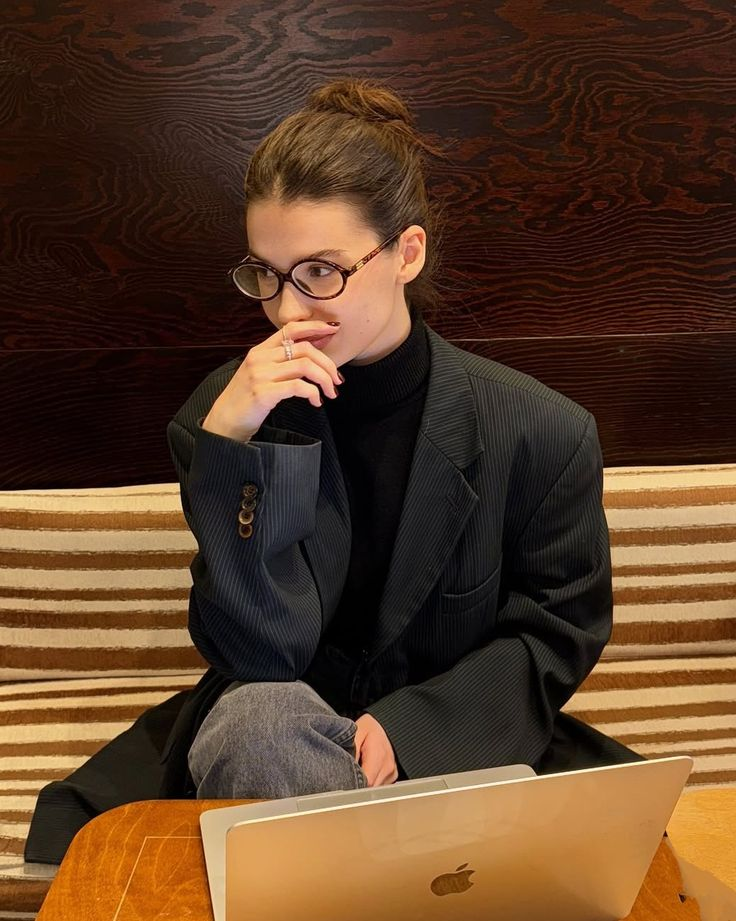
%> input picture wavelettransform/image_1.jpg, 736 x 921 px
$ octave wavelettransform.m   (GNU Octave 9; MATLAB toolbox functions it lacks are replaced by stand-ins)
%> lines starting %> are read from the running program, lines starting %| are printed output that depends on the picture
%created by - Akshay
% BTID- BT23ECE050

clc;
clear all;
close all;

% Read input image
Im = imread('image_1.jpg');
%> Im is the input picture: size 921x736x3 uint8; mean R, G, B 89.3, 60.7, 38.7

% Display initial image (as it is)
figure;
imshow(Im);
title('Initial Image');

% Convert to grayscale if needed
if size(Im,3) == 3
    Ig = rgb2gray(Im);
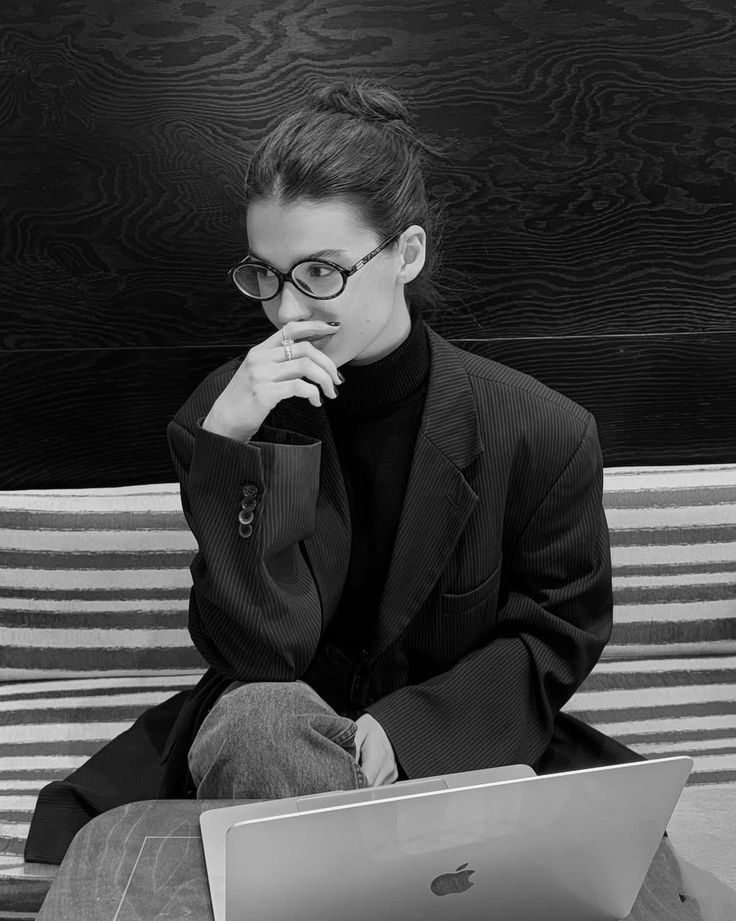
%> Ig: size 921x736 uint8; min 0, max 251, mean 66.7
else
    Ig = Im;
end

% Display grayscale image
figure;
imshow(Ig);
title('Grayscale Image');

% 2-D Discrete Wavelet Transform on grayscale image
[LL, LH, HL, HH] = dwt2(Ig,'haar');
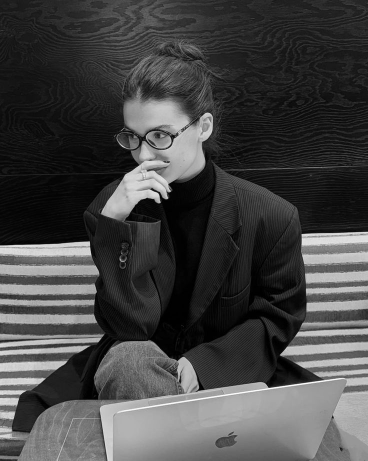
%> LL: size 461x368 double; min 0, max 488.5, mean 133.6; drawn with min black and max white
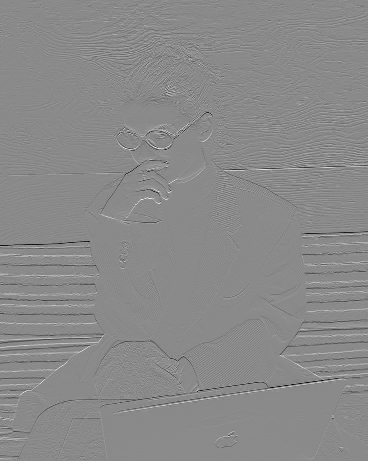
%> LH: size 461x368 double; min -162, max 137, mean -0.1; drawn with min black and max white
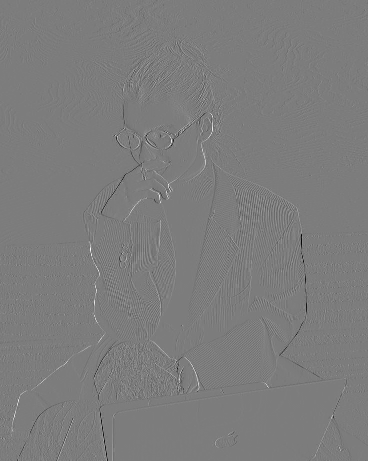
%> HL: size 461x368 double; min -146.5, max 152.5, mean 0; drawn with min black and max white
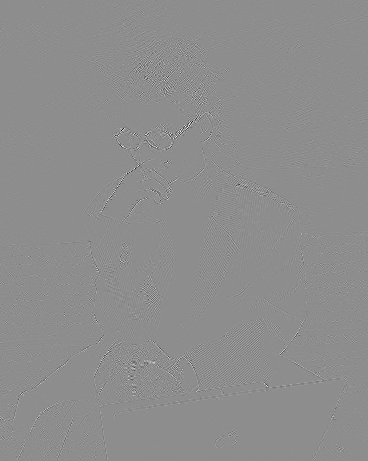
%> HH: size 461x368 double; min -76.5, max 61, mean 0; drawn with min black and max white

figure;
imshow(mat2gray(LL));
title('Approximation (LL)');

figure;
imshow(mat2gray(LH));
title('Vertical Detail (LH)');

figure;
imshow(mat2gray(HL));
title('Horizontal Detail (HL)');

figure;
imshow(mat2gray(HH));
title('Diagonal Detail (HH)');

% Image reconstruction using inverse DWT
recover = idwt2(LL, LH, HL, HH, 'haar');
recover = uint8(recover);
%> recover: size 922x736 uint8

figure;
imshow(recover);
title('Recovered Image');
